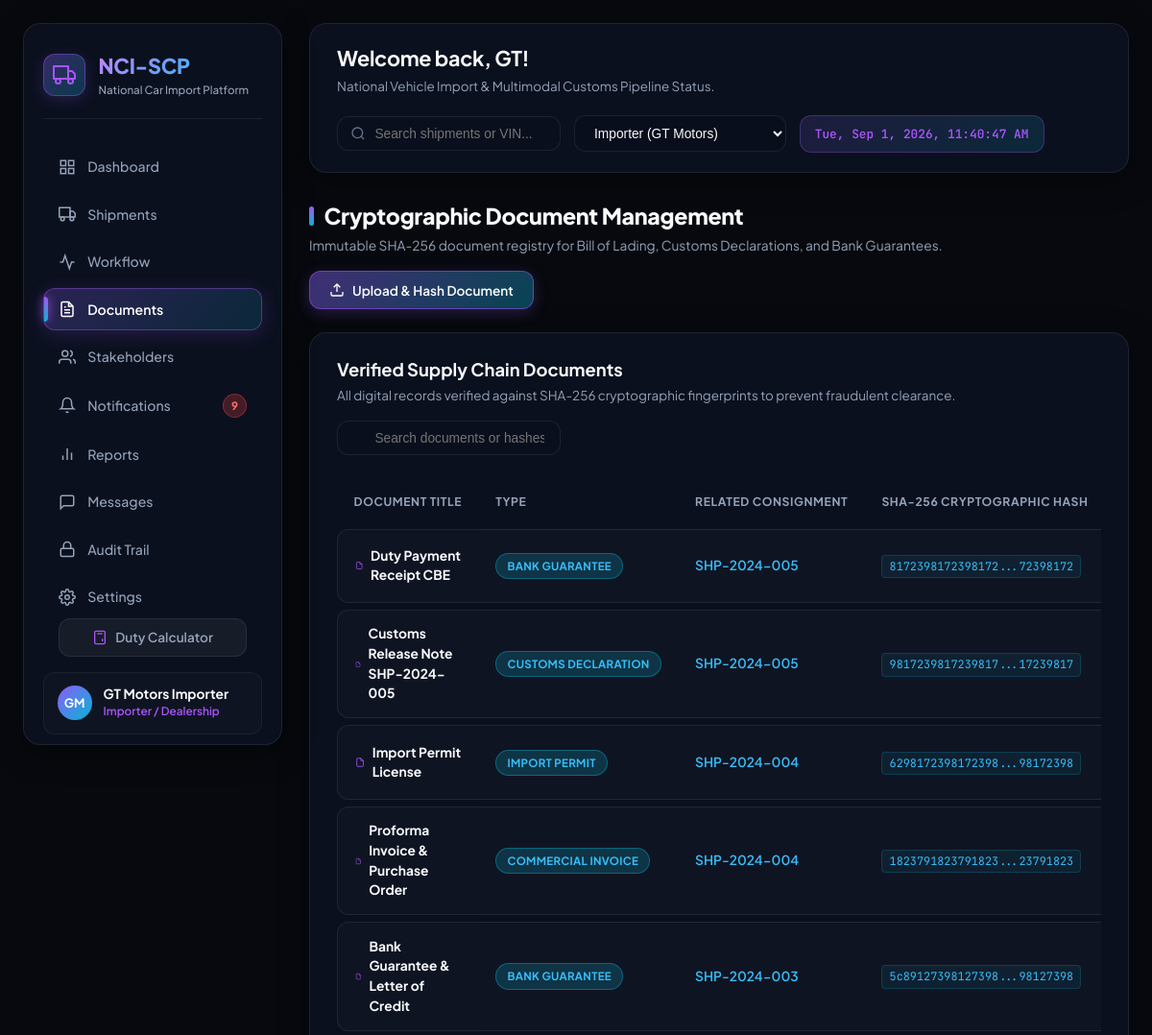
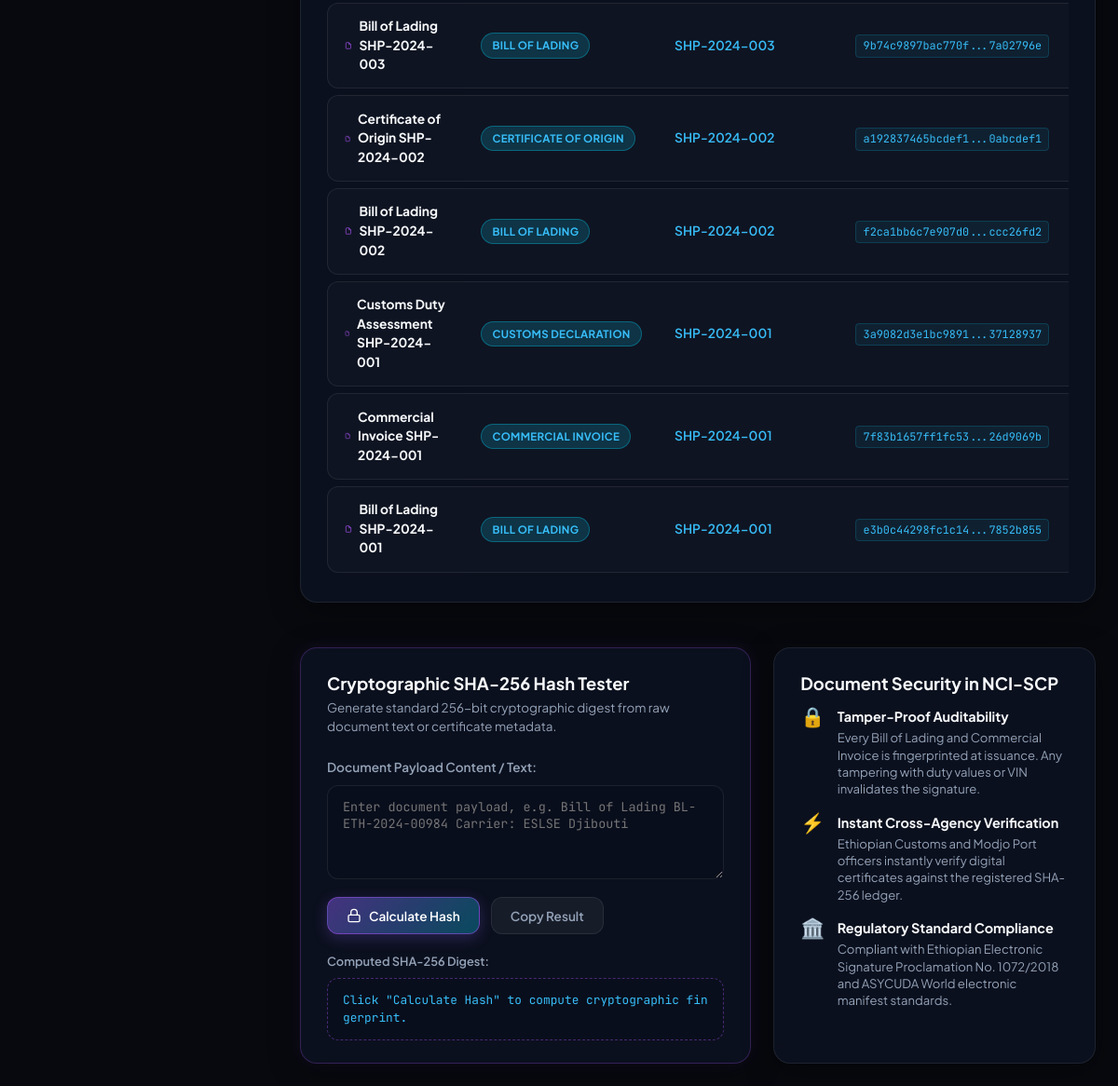
/documents/, run on the app's committed database (2 pictures, top to bottom).
### Front/models.py (models this page shows, shortened)
class DocumentRecord(models.Model):
    shipment = models.ForeignKey(Shipment, related_name='documents', on_delete=models.CASCADE)
    title = models.CharField(max_length=200)
    document_type = models.CharField(max_length=80)
    sha256_hash = models.CharField(max_length=128)
    status = models.CharField(max_length=30, default='Verified')
    uploaded_by = models.CharField(max_length=100, default='GT Motors Ltd.', blank=True)
    file_size = models.CharField(max_length=30, default='1.8 MB', blank=True)
    created_at = models.DateTimeField(auto_now_add=True)

class Shipment(models.Model):
    class Status(models.TextChoices):
        BOOKING = 'Booking Confirmed', 'Booking Confirmed'
        IN_TRANSIT = 'In Transit', 'In Transit'
        ARRIVED = 'Arrived at Port', 'Arrived at Port'
        CUSTOMS = 'Customs Clearance', 'Customs Clearance'
        RELEASED = 'Released', 'Released'
        DELIVERED = 'Delivered', 'Delivered'
    shipment_id = models.CharField(max_length=30, unique=True)
    vehicle = models.CharField(max_length=200)
    image = models.CharField(max_length=255, default='/static/images/land_cruiser.png', blank=True)
    vin = models.CharField(max_length=80, unique=True)
    port = models.CharField(max_length=200)
    destination = models.CharField(max_length=200, default='Modjo Dry Port, Ethiopia', blank=True)
    importer_name = models.CharField(max_length=150, default='GT Motors Ltd.', blank=True)
    duty_amount = models.CharField(max_length=60, default='ETB 1,250,000', blank=True)
    status = models.CharField(max_length=40, choices=Status.choices, default=Status.BOOKING)
    eta = models.DateField(blank=True, null=True)
    progress = models.PositiveSmallIntegerField(default=0)
    created_at = models.DateTimeField(auto_now_add=True)
    updated_at = models.DateTimeField(auto_now=True)

### Front/views.py (the view)
# urls.py: path('documents/', views.documents_page, name='documents'),
def documents_page(request):
    ctx = _get_common_context()
    return render(request, 'documents.html', ctx)

### Front/views.py (called while the page is built, shortened)
def _seed_default_data():
    if Shipment.objects.exists():
        return

### templates/documents.html (shortened to what this page needs)
{% extends 'base.html' %}
{% load static %}
{% block content %}
<section id="documents-view" class="view-panel">
  <div class="view-header-flex">
    <div>
      <h2 class="view-title">Cryptographic Document Management</h2>
      <p class="view-subtitle">Immutable SHA-256 document registry for Bill of Lading, Customs Declarations, and Bank Guarantees.</p>
    </div>
    <div class="view-header-actions">
      <button class="primary-btn" onclick="openDocumentUpload()">
        <svg viewBox="0 0 24 24" width="16" height="16" stroke="currentColor" fill="none" stroke-width="2"><path d="M21 15v4a2 2 0 0 1-2 2H5a2 2 0 0 1-2-2v-4"></path><polyline points="17 8 12 3 7 8"></polyline><line x1="12" y1="3" x2="12" y2="15"></line></svg>
        <span>Upload & Hash Document</span>
      </button>
    </div>
  </div>
  <div class="dashboard-section">
    <div class="section-heading-flex">
      <div>
        <h3>Verified Supply Chain Documents</h3>
        <p class="text-subtle">All digital records verified against SHA-256 cryptographic fingerprints to prevent fraudulent clearance.</p>
      </div>
      <div class="search-input-wrapper">
        <input type="text" id="documentTableSearch" placeholder="Search documents or hashes..." onkeyup="filterDocumentsTable(this.value)">
      </div>
    </div>
    <div class="table-responsive">
      <table id="documentsTable">
        <thead>
          <tr>
            <th>Document Title</th>
            <th>Type</th>
            <th>Related Consignment</th>
            <th>SHA-256 Cryptographic Hash</th>
          </tr>
        </thead>
        <tbody id="documentTableBody">
          {% for d in documents %}
          <tr>
            <td style="font-weight: 700; color: var(--text-main);">
              <div style="display: flex; align-items: center; gap: 0.5rem;">
                <svg viewBox="0 0 24 24" width="16" height="16" stroke="var(--primary-light)" fill="none" stroke-width="2"><path d="M14 2H6a2 2 0 0 0-2 2v16a2 2 0 0 0 2 2h12a2 2 0 0 0 2-2V8z"></path><polyline points="14 2 14 8 20 8"></polyline></svg>
                <span>{{ d.title }}</span>
              </div>
            </td>
            <td><span class="badge badge-info">{{ d.document_type }}</span></td>
            <td><a href="javascript:void(0)" onclick="inspectShipment('{{ d.shipment.shipment_id }}')" class="link-action" style="font-weight: 600;">{{ d.shipment.shipment_id }}</a></td>
            <td><code class="hash-code" title="{{ d.sha256_hash }}">{{ d.sha256_hash|slice:":16" }}...{{ d.sha256_hash|slice:"-8:" }}</code></td>
          </tr>
          {% endfor %}
        </tbody>
      </table>
    </div>
  </div>
  <div class="dashboard-grid-2col" style="margin-top: 1.5rem;">
    <div class="dashboard-section glass-card-glow">
      <div class="section-heading-flex">
        <div>
          <h3>Cryptographic SHA-256 Hash Tester</h3>
          <p class="text-subtle">Generate standard 256-bit cryptographic digest from raw document text or certificate metadata.</p>
        </div>
      </div>
      <label for="hashText" style="font-size: 0.85rem; color: var(--text-muted); font-weight: 600;">Document Payload Content / Text:</label>
      <textarea id="hashText" rows="4" placeholder="Enter document payload, e.g. Bill of Lading BL-ETH-2024-00984 Carrier: ESLSE Djibouti"></textarea>
      <div style="display: flex; gap: 0.75rem; align-items: center;">
        <button class="primary-btn" onclick="generateHash()">
          <svg viewBox="0 0 24 24" width="16" height="16" stroke="currentColor" fill="none" stroke-width="2"><rect x="3" y="11" width="18" height="11" rx="2" ry="2"></rect><path d="M7 11V7a5 5 0 0 1 10 0v4"></path></svg>
          <span>Calculate Hash</span>
        </button>
        <button class="secondary-btn" onclick="copyHashToClipboard()">Copy Result</button>
      </div>
      <div style="margin-top: 1rem;">
        <span style="font-size: 0.8rem; color: var(--text-muted); font-weight: 600;">Computed SHA-256 Digest:</span>
        <div id="hashResult" class="hash-output-box">Click "Calculate Hash" to compute cryptographic fingerprint.</div>
      </div>
    </div>
    <div class="dashboard-section">
      <h3>Document Security in NCI-SCP</h3>
      <div class="security-features-list">
        <div class="sec-feature-item">
          <div class="sec-icon">🔒</div>
          <div>
            <strong>Tamper-Proof Auditability</strong>
            <p>Every Bill of Lading and Commercial Invoice is fingerprinted at issuance. Any tampering with duty values or VIN invalidates the signature.</p>
          </div>
        </div>
        <div class="sec-feature-item">
          <div class="sec-icon">⚡</div>
          <div>
            <strong>Instant Cross-Agency Verification</strong>
            <p>Ethiopian Customs and Modjo Port officers instantly verify digital certificates against the registered SHA-256 ledger.</p>
          </div>
        </div>
        <div class="sec-feature-item">
          <div class="sec-icon">🏛️</div>
          <div>
            <strong>Regulatory Standard Compliance</strong>
            <p>Compliant with Ethiopian Electronic Signature Proclamation No. 1072/2018 and ASYCUDA World electronic manifest standards.</p>
          </div>
        </div>
      </div>
    </div>
  </div>
</section>
{% endblock %}

### data on the page
DocumentRecord: title "Duty Payment Receipt CBE", document_type "BANK GUARANTEE", shipment.shipment_id "SHP-2024-005", sha256_hash "8172398172398172", sha256_hash "72398172"
DocumentRecord: title "Customs Release Note SHP-2024-005", document_type "CUSTOMS DECLARATION", shipment.shipment_id "SHP-2024-005", sha256_hash "9817239817239817", sha256_hash "17239817"
DocumentRecord: title "Import Permit License", document_type "IMPORT PERMIT", shipment.shipment_id "SHP-2024-004", sha256_hash "6298172398172398", sha256_hash "98172398"
DocumentRecord: title "Proforma Invoice & Purchase Order", document_type "COMMERCIAL INVOICE", shipment.shipment_id "SHP-2024-004", sha256_hash "1823791823791823", sha256_hash "23791823"
DocumentRecord: title "Bank Guarantee & Letter of Credit", document_type "BANK GUARANTEE", shipment.shipment_id "SHP-2024-003", sha256_hash "5c89127398127398", sha256_hash "98127398"
DocumentRecord: title "Bill of Lading SHP-2024-003", document_type "BILL OF LADING", shipment.shipment_id "SHP-2024-003", sha256_hash "9b74c9897bac770f", sha256_hash "7a02796e"
DocumentRecord: title "Certificate of Origin SHP-2024-002", document_type "CERTIFICATE OF ORIGIN", shipment.shipment_id "SHP-2024-002", sha256_hash "a192837465bcdef1", sha256_hash "0abcdef1"
DocumentRecord: title "Bill of Lading SHP-2024-002", document_type "BILL OF LADING", shipment.shipment_id "SHP-2024-002", sha256_hash "f2ca1bb6c7e907d0", sha256_hash "ccc26fd2"
DocumentRecord: title "Customs Duty Assessment SHP-2024-001", document_type "CUSTOMS DECLARATION", shipment.shipment_id "SHP-2024-001", sha256_hash "3a9082d3e1bc9891", sha256_hash "37128937"
DocumentRecord: title "Commercial Invoice SHP-2024-001", document_type "COMMERCIAL INVOICE", shipment.shipment_id "SHP-2024-001", sha256_hash "7f83b1657ff1fc53", sha256_hash "26d9069b"
DocumentRecord: title "Bill of Lading SHP-2024-001", document_type "BILL OF LADING", shipment.shipment_id "SHP-2024-001", sha256_hash "e3b0c44298fc1c14", sha256_hash "7852b855"

### other printed values
{{ kpi_pending_actions }} "9"
